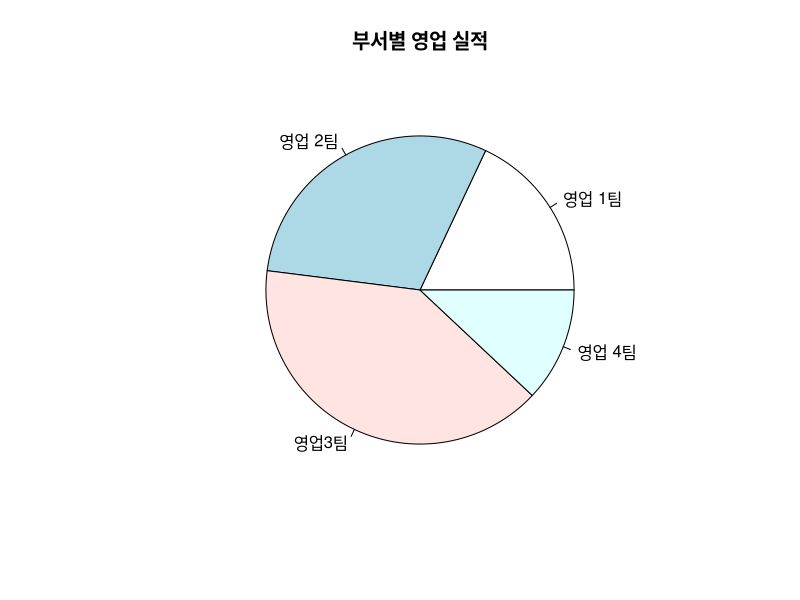
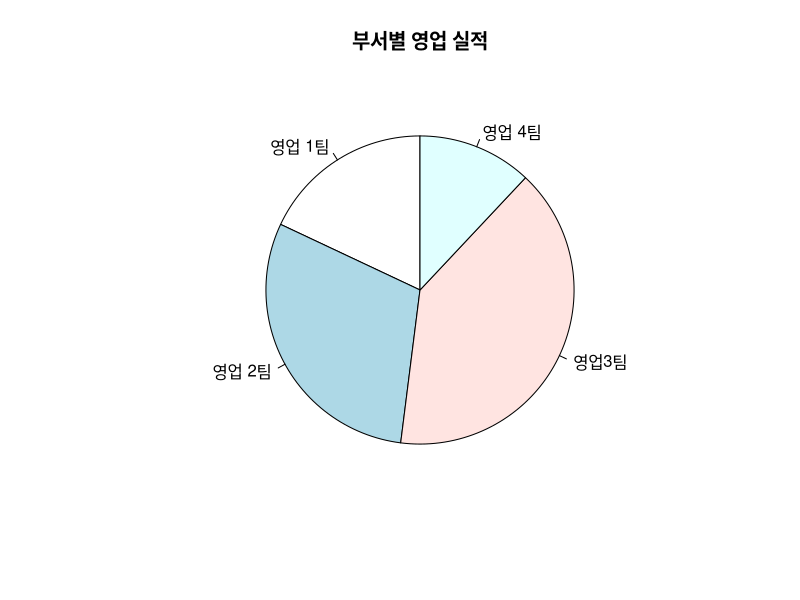

Source code (R) for these figures, in order: (Note: this script raises an error after producing the figures.)
x<-c(9,15,20,6)
label <- c("영업 1팀","영업 2팀","영업3팀","영업 4팀")
pie(x,labels=label,main="부서별 영업 실적")

View(x)

#기준선 변경
pie (x,init.angle = 90,labels=label,main="부서별 영업 실적")

#색과 라벨 수정
pct <- round(x/sum(x)*100)
label <-paste(label,pct)
lable <- paste(lable,"%",sep="") #paste 문자와 숫자를 연결시키려면 사용하는 함수
pie(x,
    labels=label,
    init.angle = 90,
    col=rainbow(length(x)),
    main="부서별 영업 실적") 

#3D파이차트
install.packages(("plotrix"))
library(plotrix)

pie3D(x,labels=label,
      explode=0.1, # 쪼개지는 비율 
      labelcex=0.8, # 라벨과 차트 사이에 크기 비율 
      main="부서별 영업 실적")

#기본 바 차트 출력
height <- c(9,15,20,6)
name <- c("영업1팀","영업2팀","영업3팀","영업4팀")
barplot(height,names.arg = name,main="부서별 영업 실적")

#막대 색 지정
barplot(height,
        names.arg=name,
        main="부서별 영업 실적",
        col=rainbow(length(height)))

barplot(height,
        names.arg=name,
        main="부서별 영업 실적",
        col=rainbow(length(height)),
        xlab="부서",
        ylab="영업 실적(억원)",
        ylim=c(0,25)
        )

#데이터 라벨 출력
bp <-barplot(height,
             names.arg=name,
             main="부서별 영업 실적",
             col=rainbow(length(height)),
             xlab="부서",
             ylab="영업 실적(억원)",
             ylim=c(0,25)
             )
text(x=bp,y=height,labels=round(height,0),pos=3) #pos position


#바 차트의 수평회전(가로 막대)
bp <-barplot(height,
             names.arg=name,
             main="부서별 영업 실적",
             col=rainbow(length(height)),
             xlab="부서",
             ylab="영업 실적(억원)",
             horiz=TRUE,
             width=50
             )

#스택형 바 차트(Stacked Bar Chart)
height1 <- c(4,18,5,8)
height2 <- c(9,15,20,6)
height  <- rbind(height1,height2)
View(height)

name <- c("영업1팀","영업2팀","영업3팀","영업4팀")
legend_lbl <- c("2014년","2015년")

bp <-barplot(height,
             names.arg=name,
             main="부서별 영업 실적",
             xlab="부서",
             ylab="영업 실적(억원)",
             col=c("darkblue","red"),
             legend.text=legend_lbl,
             ylim=c(0,35)
             )

#그룹형 바 차트(Grouped Bar Chart)

bp <-barplot(height,
             names.arg=name,
             main="부서별 영업 실적",
             xlab="부서",
             ylab="영업 실적(억원)",
             col=c("darkblue","red"),
             legend.text=legend_lbl,
             ylim=c(0,50),
             beside=TRUE,
             args.legend=list(x='topright')
             )

# 일반적인 X-Y 플로팅
View(women)

weight <-  women$weight
plot(weight)

height <- women$height
plot(height,weight,xlab="키",ylab="몸무게")


# 플로팅 문자의 출력
plot(height,weight,xlab="키",ylab="몸무게",pch=23,col="blue",bg="yellow",cex=1.5)

#지진의 강도에 대한 히스토그램
head(quakes)

mag <- quakes$mag
mag

hist(mag,
     main="지진 발생 강도의 분포",
     xlab="지진 강도",ylab="발생 건수")

#계급 구간과 색
colors <-c("red","orange","yellow","green","navy","violet")
hist(mag,
     main="지진 발생 강도의 분포",
     xlab="지진강도", ylab="발생 건수",col=colors,breaks=seq(4,6.5, by=0.5))

# 확률밀도
colors <-c("red","orange","yellow","green","navy","violet")
hist(mag,
     main="지진 발생 강도의 분포",
     xlab="지진강도", ylab="발생 건수",col=colors,breaks=seq(4,6.5, by=0.5),freq=FALSE)

lines(density(mag)) #확률 밀도를 구해주는 함수

#박스 플롯
mag <-quakes$mag
min(mag)
max(mag)
median(mag)
quantile(mag,c(0.25,0.5,0.75))

boxplot(mag,main="지진 발생의 강도분포",xlab="지진",ylab="발생 건수",col="red")

